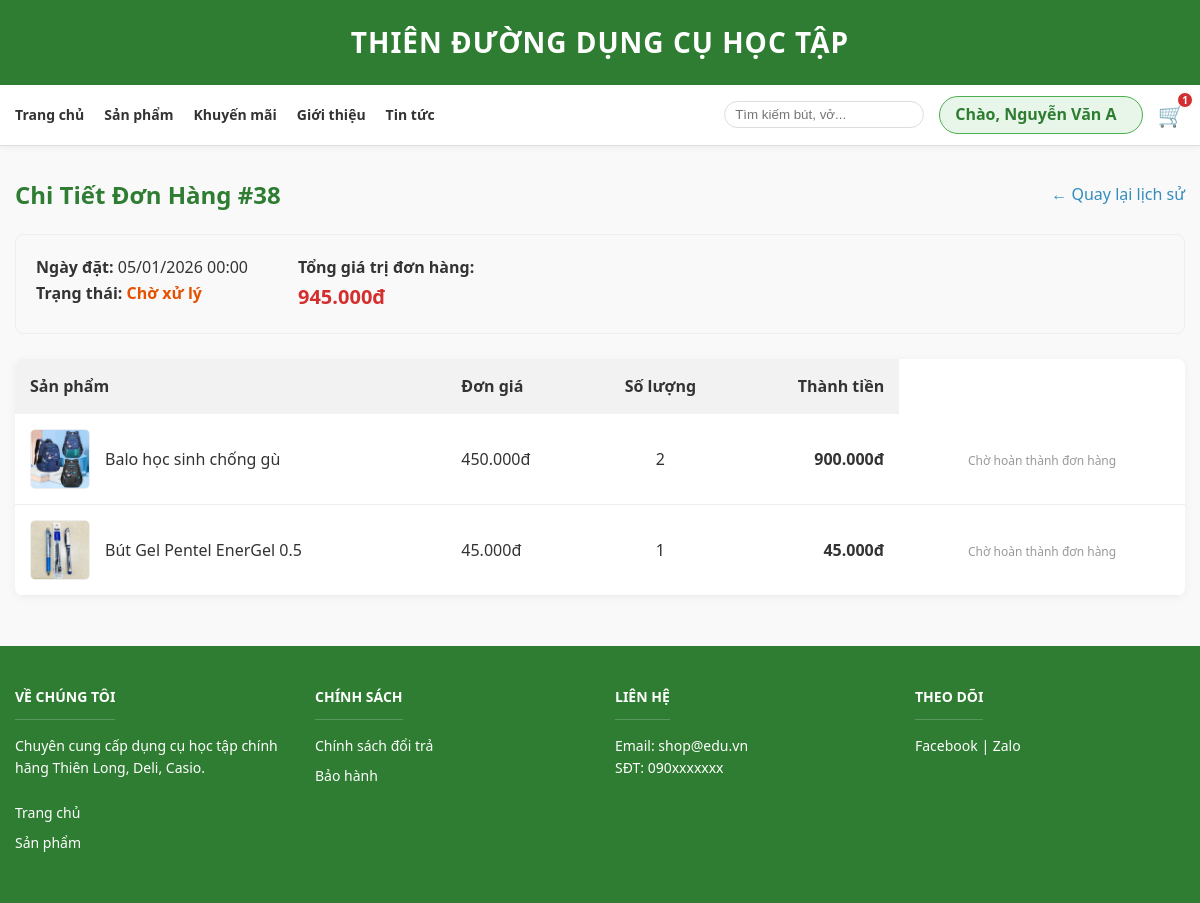
/Views/Donhang/chitiet_donhang.php?id=38 (signed in), run on the app's committed database.
### tables this page shows
CREATE TABLE IF NOT EXISTS `donhang` (
  `MaDH` int NOT NULL AUTO_INCREMENT,
  `MaKH` int DEFAULT NULL,
  `HoTenNguoiNhan` varchar(100) DEFAULT NULL,
  `SDTNguoiNhan` varchar(20) DEFAULT NULL,
  `NgayDat` date DEFAULT NULL,
  `TrangThai` varchar(50) DEFAULT NULL,
  `TongTien` decimal(10,2) DEFAULT NULL,
  `DiaChiGiaoHang` text,
  `GhiChu` text,
  PRIMARY KEY (`MaDH`),
  KEY `MaKH` (`MaKH`)
);

CREATE TABLE IF NOT EXISTS `chitietdh` (
  `MaDH` int NOT NULL,
  `MaSP` int NOT NULL,
  `SoLuong` int DEFAULT NULL,
  `DonGia` decimal(10,2) DEFAULT NULL,
  PRIMARY KEY (`MaDH`,`MaSP`),
  KEY `MaSP` (`MaSP`)
);

CREATE TABLE IF NOT EXISTS `sanpham` (
  `MaSP` int NOT NULL AUTO_INCREMENT,
  `TenSP` varchar(100) NOT NULL,
  `MoTa` text,
  `Gia` decimal(15,2) DEFAULT NULL,
  `SoLuongTon` int UNSIGNED DEFAULT '0',
  `HinhAnh` varchar(255) DEFAULT NULL,
  `MaLoai` int DEFAULT NULL,
  `MaNCC` int DEFAULT NULL,
  `MaTH` int DEFAULT NULL,
  PRIMARY KEY (`MaSP`),
  KEY `MaLoai` (`MaLoai`),
  KEY `MaNCC` (`MaNCC`),
  KEY `MaTH` (`MaTH`)
);

### classes/DB.class.php (called while the page is built, shortened)
<?php
class Db
{
    protected $pdo;
    public function __construct()
    {
        try {
            $dsn = "mysql:host=" . DB_HOST . ";dbname=" . DB_NAME . ";charset=utf8mb4";
            $options = [
                PDO::ATTR_ERRMODE            => PDO::ERRMODE_EXCEPTION,
                PDO::ATTR_DEFAULT_FETCH_MODE => PDO::FETCH_ASSOC,
                PDO::ATTR_EMULATE_PREPARES   => false,
            ];
            $this->pdo = new PDO($dsn, DB_USER, DB_PASS, $options);
        } catch (PDOException $e) {
            die("Lỗi kết nối Database: " . $e->getMessage());
        }
    }
    public function query($sql, $params = [])
    {
        $stmt = $this->pdo->prepare($sql);
        $stmt->execute($params);
        return $stmt;
    }
}

### Views/Donhang/chitiet_donhang.php (the view, shortened to what this page needs)
<?php
require_once '../../classes/DB.class.php';
$maDH = isset($_GET['id']) ? $_GET['id'] : 0;
$db = new Db();
$sqlDH = "SELECT * FROM donhang WHERE MaDH = ? AND MaKH = ?";
$donhang = $db->query($sqlDH, [$maDH, $_SESSION['user_id']])->fetch();
$sqlCT = "SELECT ct.*, sp.TenSP, sp.HinhAnh
          FROM chitietdh ct
          JOIN sanpham sp ON ct.MaSP = sp.MaSP
          WHERE ct.MaDH = ?";
$listSP = $db->query($sqlCT, [$maDH])->fetchAll();
include_once '../includes/header.php';
?>
<div class="container" style="margin-top: 30px; margin-bottom: 50px;">
    <div style="display: flex; justify-content: space-between; align-items: center; margin-bottom: 20px;">
        <h2 style="color: #2E7D32;">Chi Tiết Đơn Hàng #<?php echo $maDH; ?></h2>
        <a href="lichsu_donhang.php" style="color: #338dbc; text-decoration: none;">← Quay lại lịch sử</a>
    </div>
    <div style="background: #f9f9f9; padding: 20px; border-radius: 8px; border: 1px solid #eee; margin-bottom: 25px; display: flex; gap: 50px;">
        <div>
            <p><strong>Ngày đặt:</strong> <?php echo date('d/m/Y H:i', strtotime($donhang['NgayDat'])); ?></p>
            <p><strong>Trạng thái:</strong> <span style="color: #E65100; font-weight: bold;"><?php echo $donhang['TrangThai']; ?></span></p>
        </div>
        <div>
            <p><strong>Tổng giá trị đơn hàng:</strong></p>
            <p style="font-size: 20px; color: #d32f2f; font-weight: bold;"><?php echo number_format($donhang['TongTien'], 0, ',', '.'); ?>đ</p>
        </div>
    </div>
    <table style="width: 100%; border-collapse: collapse; background: white; border-radius: 8px; overflow: hidden; box-shadow: 0 2px 10px rgba(0,0,0,0.05);">
        <thead>
            <tr style="background-color: #f2f2f2; text-align: left;">
                <th style="padding: 15px;">Sản phẩm</th>
                <th style="padding: 15px;">Đơn giá</th>
                <th style="padding: 15px; text-align: center;">Số lượng</th>
                <th style="padding: 15px; text-align: right;">Thành tiền</th>
            </tr>
        </thead>
        <tbody>
            <?php foreach ($listSP as $sp): ?>
                <tr style="border-bottom: 1px solid #eee;">
                    <td style="padding: 15px; display: flex; align-items: center; gap: 15px;">
                        <img src="../../assets/images/Sanpham/<?php echo $sp['HinhAnh']; ?>" width="60" style="border: 1px solid #eee; border-radius: 5px;">
                        <span><?php echo $sp['TenSP']; ?></span>
                    </td>
                    <td style="padding: 15px;"><?php echo number_format($sp['DonGia'], 0, ',', '.'); ?>đ</td>
                    <td style="padding: 15px; text-align: center;"><?php echo $sp['SoLuong']; ?></td>
                    <td style="padding: 15px; text-align: right; font-weight: bold;">
                        <?php echo number_format($sp['DonGia'] * $sp['SoLuong'], 0, ',', '.'); ?>đ
                    </td>
                    <td style="padding: 15px; text-align: center; min-width: 200px;">
                        <?php if ($donhang['TrangThai'] === 'Hoàn thành'): ?>
                            <?php
                            $ngayDat = new DateTime($donhang['NgayDat']);
                            $ngayHienTai = new DateTime();
                            $diff = $ngayHienTai->diff($ngayDat);
                            $daysPassed = $diff->days;
                            $daysLeft = 30 - $daysPassed;
                            if ($daysLeft >= 0): ?>
                                <?php
                                $sqlCount = "SELECT COUNT(*) FROM danhgia WHERE MaKH = ? AND MaSP = ? AND MaDH = ?";
                                $daDanhGia = $db->query($sqlCount, [$_SESSION['user_id'], $sp['MaSP'], $maDH])->fetchColumn();
                                $soLuongMua = $sp['SoLuong'];
                                $luotConLai = $soLuongMua - $daDanhGia;
                                if ($luotConLai > 0): ?>
                                    <div style="margin-bottom: 8px;">
                                        <span style="display: block; font-size: 12px; color: #E65100; font-weight: bold;">
                                            ⏳ Còn <?php echo $daysLeft; ?> ngày để đánh giá
                                        </span>
                                        <span style="display: block; font-size: 11px; color: #666;">
                                            (Bạn còn <?php echo $luotConLai; ?>/<?php echo $soLuongMua; ?> lượt chưa dùng)
                                        </span>
                                    </div>
                                    <a href="../Sanpham/viet_danhgia.php?idsp=<?php echo $sp['MaSP']; ?>&iddh=<?php echo $maDH; ?>"
                                        class="btn-buy-now" style="font-size: 11px; padding: 6px 12px; background: #FF9800; border-radius: 4px; display: inline-block;">
                                        VIẾT ĐÁNH GIÁ NGAY
                                    </a>
                                <?php else: ?>
                                    <div style="color: #2E7D32; font-weight: bold; font-size: 13px;">
                                        <span style="font-size: 18px;">✓</span> Đã đánh giá đủ <?php echo $soLuongMua; ?> lượt
                                    </div>
                                <?php endif; ?>
                            <?php else: ?>
                                <span style="color: #d32f2f; font-size: 11px; font-style: italic; background: #FFEBEE; padding: 5px; border-radius: 4px;">
                                    🚫 Đã hết hạn (Quá 30 ngày)
                                </span>
                            <?php endif; ?>
                        <?php else: ?>
                            <span style="color: #999; font-size: 12px;">Chờ hoàn thành đơn hàng</span>
                        <?php endif; ?>
                    </td>
                </tr>
            <?php endforeach; ?>
        </tbody>
    </table>
</div>
<?php include_once '../includes/footer.php'; ?>

### Views/includes/header.php (style rules this page uses)
:root { --primary-color: #2E7D32; --accent-color: #4CAF50; --bg-color: #F9F9F9; --text-color: #333333; --white: #FFFFFF; }
* { margin: 0; padding: 0; box-sizing: border-box; }
body { font-family: 'Segoe UI', Tahoma, Geneva, Verdana, sans-serif; background-color: var(--bg-color); color: var(--text-color); line-height: 1.6; }
a { text-decoration: none; color: inherit; }
.container { width: 1200px; max-width: 100%; margin: 0 auto; padding: 0 15px; }

### data on the page
donhang: NgayDat "05/01/2026 00:00", TrangThai "Chờ xử lý", TongTien "945.000"
chitietdh: MaSP.HinhAnh (picture), MaSP.TenSP "Balo học sinh chống gù", DonGia "450.000", SoLuong "2", $sp['DonGia'] * $sp['SoLuong'] "900.000"
chitietdh: MaSP.HinhAnh (picture), MaSP.TenSP "Bút Gel Pentel EnerGel 0.5", DonGia "45.000", SoLuong "1", $sp['DonGia'] * $sp['SoLuong'] "45.000"

### other printed values
$_SESSION['user_name'] "Nguyễn Văn A"
$count "1"
$maDH "38"
